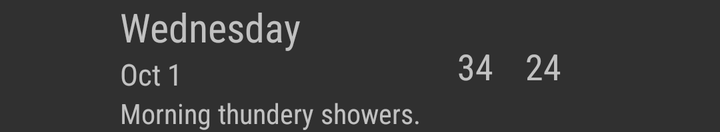
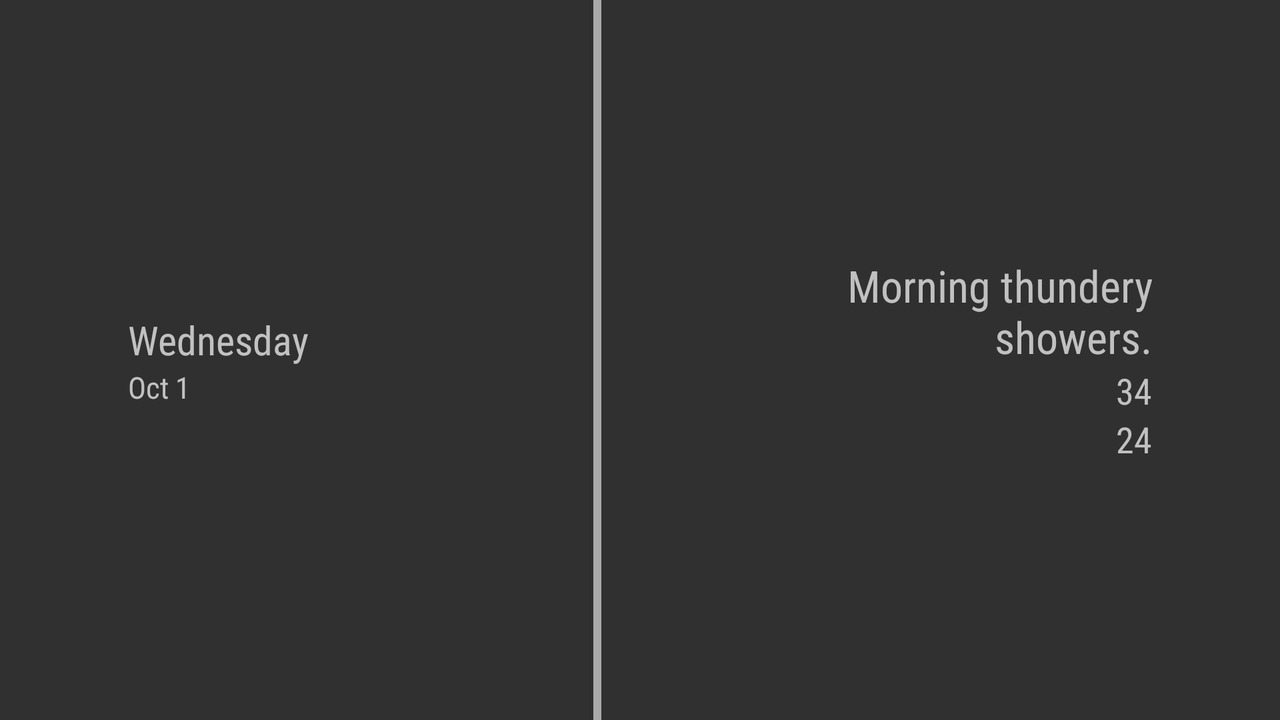

An Android layout and its configuration variant, each rendered on a device that would load it. The default file and the variant file are quoted in full after the pictures.
<!-- AndroidManifest.xml: application theme AppTheme -->
<!-- res/layout/weather_list_content.xml -->
<LinearLayout xmlns:android="http://schemas.android.com/apk/res/android"
    android:layout_width="match_parent"
    android:layout_height="wrap_content"
    android:gravity="center_vertical"
    android:minHeight="?android:attr/listPreferredItemHeight"
    android:orientation="horizontal">

    <FrameLayout
        android:layout_width="60dp"
        android:layout_height="wrap_content">

        <ImageView
            android:id="@+id/img_icon"
            android:layout_gravity="center"
            android:layout_width="wrap_content"
            android:layout_height="wrap_content"
            android:src="@mipmap/ic_sunny"/>

    </FrameLayout>

    <LinearLayout
        android:layout_height="wrap_content"
        android:layout_width="0dp"
        android:layout_weight="9"
        android:orientation="vertical">

        <TextView
            android:id="@+id/txt_city"
            android:visibility="gone"
            android:text="Pasir Ris"
            android:layout_width="wrap_content"
            android:layout_height="wrap_content"/>

        <TextView
            android:id="@+id/txt_date"
            android:layout_width="wrap_content"
            android:layout_height="wrap_content"
            android:fontFamily="sans-serif-condensed"
            android:textSize="20sp"
            android:hint="Wednesday"/>

        <TextView
            android:id="@+id/txt_date_2"
            android:layout_width="wrap_content"
            android:layout_height="wrap_content"
            android:fontFamily="sans-serif-condensed"
            android:textSize="15sp"
            android:hint="Oct 1"/>

        <TextView
            android:id="@+id/txt_forecast"
            android:layout_width="wrap_content"
            android:layout_height="wrap_content"
            android:fontFamily="sans-serif-condensed"
            android:textAppearance="?android:textAppearanceSmall"
            android:hint="Morning thundery showers."/>
    </LinearLayout>

    <LinearLayout
        android:layout_width="0dp"
        android:layout_height="wrap_content"
        android:layout_weight="7"
        android:layout_gravity="center"
        android:orientation="horizontal">

        <TextView
            android:id="@+id/txt_high_temp"
            android:layout_width="wrap_content"
            android:layout_height="wrap_content"
            android:layout_gravity="center"
            android:fontFamily="sans-serif-condensed"
            android:textAppearance="?android:textAppearanceMedium"
            android:hint="34"
            />

        <TextView
            android:id="@+id/txt_low_temp"
            android:layout_width="wrap_content"
            android:layout_height="wrap_content"
            android:layout_gravity="center"
            android:fontFamily="sans-serif-condensed"
            android:textAppearance="?android:textAppearanceMedium"
            android:hint="24"
            android:layout_marginLeft="@dimen/text_margin"/>
    </LinearLayout>
</LinearLayout>
<!-- resources referenced by this layout -->
<resources>
  <dimen name="text_margin">16dp</dimen>
  <style name="AppTheme" parent="Theme.AppCompat">
          
          <item name="colorPrimary">@color/colorPrimary</item>
          <item name="colorPrimaryDark">@color/colorPrimaryDark</item>
          <item name="colorAccent">@color/colorAccent</item>
      </style>
  <color name="colorPrimary">#007676</color>
  <color name="colorPrimaryDark">#006766</color>
  <color name="colorAccent">#FF4081</color>
</resources>
<!-- res/layout-land/weather_list_content.xml (the repository's variant of the layout above) -->
<!-- drawn on the phone turned sideways -->
<LinearLayout xmlns:android="http://schemas.android.com/apk/res/android"
    android:layout_width="match_parent"
    android:layout_height="wrap_content"
    xmlns:app="http://schemas.android.com/apk/res-auto"
    android:gravity="center_vertical"
    android:minHeight="?android:attr/listPreferredItemHeight"
    android:orientation="horizontal"

    android:paddingLeft="@dimen/item_today_margin_land"
    android:paddingStart="@dimen/item_today_margin_land"
    android:paddingEnd="@dimen/item_today_margin_land"
    android:paddingRight="@dimen/item_today_margin_land">

<LinearLayout
    android:layout_width="0dp"
    android:layout_weight="2"
    android:layout_height="wrap_content"
    android:orientation="vertical"
    android:gravity="start">

    <TextView
        android:id="@+id/txt_weather_day"
        android:layout_width="wrap_content"
        android:layout_height="wrap_content"
        android:fontFamily="sans-serif-condensed"
        android:textSize="20sp"
        android:hint="Wednesday"
        android:textColor="@android:color/white"/>

    <TextView
        android:id="@+id/txt_weather_date"
        android:layout_width="wrap_content"
        android:layout_height="wrap_content"
        android:fontFamily="sans-serif-condensed"
        android:textSize="15sp"
        android:textColor="@android:color/white"
        android:hint="Oct 1"/>

</LinearLayout>

<LinearLayout
    android:layout_width="0dp"
    android:layout_height="wrap_content"
    android:layout_weight="1">


    <RelativeLayout
        android:id="@+id/rl"
        android:layout_width="60dp"
        android:layout_height="match_parent">

        <View
            android:id="@+id/line"
            android:layout_width="4dp"
            android:layout_height="match_parent"
            android:background="@android:color/darker_gray"
            android:layout_centerHorizontal="true"
            />


        <FrameLayout
            android:layout_width="60dp"
            android:layout_height="wrap_content"
            android:layout_gravity="center"
           >

            <ImageView
                android:id="@+id/img_icon"
                android:layout_width="wrap_content"
                android:layout_height="wrap_content"
                android:src="@mipmap/ic_sunny"
                />

        </FrameLayout>
    </RelativeLayout>

</LinearLayout>

    <LinearLayout
        android:layout_height="wrap_content"
        android:layout_width="0dp"
        android:layout_weight="2"
        android:layout_gravity="center_vertical"
        android:orientation="vertical">

        <TextView
            android:id="@+id/txt_city"
            android:visibility="gone"
            android:text="Pasir Ris"
            android:layout_width="wrap_content"
            android:layout_height="wrap_content"
            android:gravity="center"/>


        <TextView
            android:id="@+id/txt_forecast"
            android:layout_width="wrap_content"
            android:layout_height="wrap_content"
            android:fontFamily="sans-serif-condensed"
            android:textAppearance="?android:textAppearanceLarge"
            android:hint="Morning thundery showers."
            android:gravity="end"
            android:textColor="@android:color/white"/>


        <TextView
            android:id="@+id/txt_high_temp"
            android:layout_width="match_parent"
            android:layout_height="wrap_content"
            android:layout_weight="2"
            android:gravity="end"
            android:fontFamily="sans-serif-condensed"
            android:textAppearance="?android:textAppearanceMedium"
            android:textColor="@android:color/white"
            android:hint="34"
            />

        <TextView
            android:id="@+id/txt_low_temp"
            android:layout_width="match_parent"
            android:layout_height="wrap_content"
            android:layout_weight="2"
            android:gravity="end"
            android:fontFamily="sans-serif-condensed"
            android:textAppearance="?android:textAppearanceMedium"
            android:textColor="@android:color/white"
            android:hint="24"/>

    </LinearLayout>
</LinearLayout>
<!-- resources referenced by the variant -->
<!-- as the phone turned sideways resolves them -->
<resources>
  <dimen name="item_today_margin_land">64dp</dimen>
  <style name="AppTheme" parent="Theme.AppCompat">
          
          <item name="colorPrimary">@color/colorPrimary</item>
          <item name="colorPrimaryDark">@color/colorPrimaryDark</item>
          <item name="colorAccent">@color/colorAccent</item>
      </style>
  <color name="colorPrimary">#007676</color>
  <color name="colorPrimaryDark">#006766</color>
  <color name="colorAccent">#FF4081</color>
</resources>
